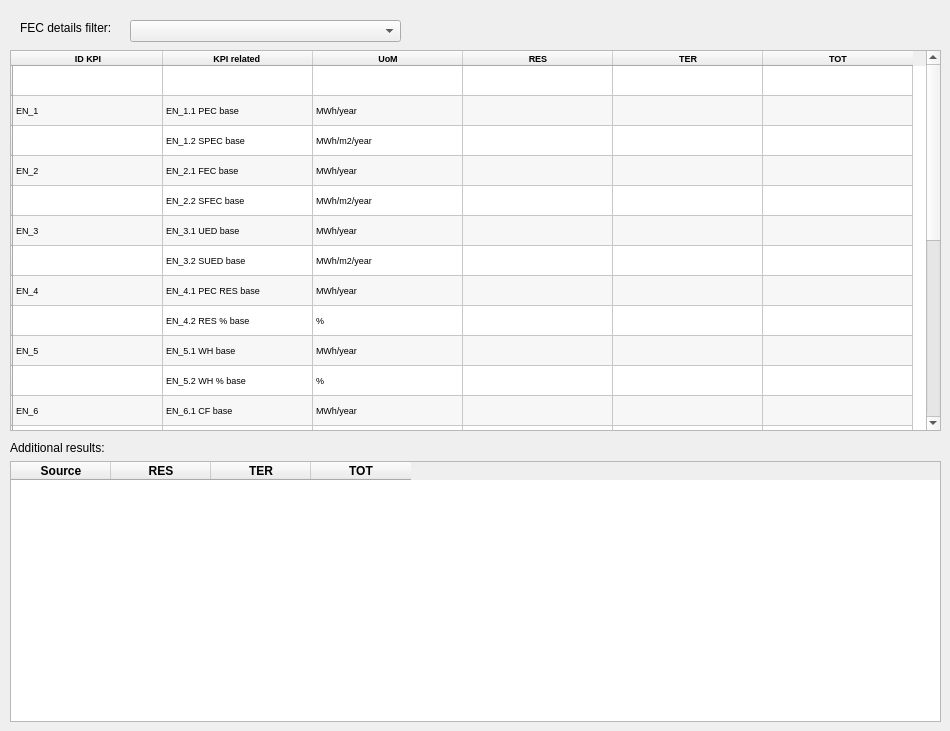
        <widget class="QWidget" name="tab_7">
         <attribute name="title">
          <string>Energy</string>
         </attribute>
         <widget class="QTableWidget" name="tableEnStep3">
          <property name="geometry">
           <rect>
            <x>10</x>
            <y>50</y>
            <width>931</width>
            <height>381</height>
           </rect>
          </property>
          <property name="lineWidth">
           <number>3</number>
          </property>
          <property name="midLineWidth">
           <number>1</number>
          </property>
          <property name="alternatingRowColors">
           <bool>true</bool>
          </property>
          <property name="selectionMode">
           <enum>QAbstractItemView::MultiSelection</enum>
          </property>
          <property name="selectionBehavior">
           <enum>QAbstractItemView::SelectRows</enum>
          </property>
          <property name="gridStyle">
           <enum>Qt::SolidLine</enum>
          </property>
          <attribute name="horizontalHeaderCascadingSectionResizes">
           <bool>true</bool>
          </attribute>
          <attribute name="horizontalHeaderDefaultSectionSize">
           <number>150</number>
          </attribute>
          <row>
           <property name="text">
            <string/>
           </property>
          </row>
          <row>
           <property name="text">
            <string/>
           </property>
           <property name="font">
            <font>
             <pointsize>9</pointsize>
            </font>
           </property>
          </row>
          <row>
           <property name="text">
            <string/>
           </property>
          </row>
          <row>
           <property name="text">
            <string/>
           </property>
          </row>
          <row>
           <property name="text">
            <string/>
           </property>
          </row>
          <row>
           <property name="text">
            <string/>
           </property>
          </row>
          <row>
           <property name="text">
            <string/>
           </property>
          </row>
          <row>
           <property name="text">
            <string/>
           </property>
          </row>
          <row>
           <property name="text">
            <string/>
           </property>
          </row>
          <row>
           <property name="text">
            <string/>
           </property>
          </row>
          <row>
           <property name="text">
            <string/>
           </property>
          </row>
          <row>
           <property name="text">
            <string/>
           </property>
          </row>
          <row>
           <property name="text">
            <string/>
           </property>
          </row>
          <row>
           <property name="text">
            <string/>
           </property>
          </row>
          <row>
           <property name="text">
            <string/>
           </property>
          </row>
          <row>
           <property name="text">
            <string/>
           </property>
          </row>
          <row>
           <property name="text">
            <string/>
           </property>
          </row>
          <row>
           <property name="text">
            <string/>
           </property>
          </row>
          <row>
           <property name="text">
            <string/>
           </property>
          </row>
          <row>
           <property name="text">
            <string/>
           </property>
          </row>
          <row>
           <property name="text">
            <string/>
           </property>
          </row>
          <row>
           <property name="text">
            <string/>
           </property>
          </row>
          <row>
           <property name="text">
            <string/>
           </property>
          </row>
          <row>
           <property name="text">
            <string/>
           </property>
          </row>
          <column>
           <property name="text">
            <string>ID KPI</string>
           </property>
           <property name="font">
            <font>
             <pointsize>7</pointsize>
             <weight>75</weight>
             <bold>true</bold>
            </font>
           </property>
          </column>
          <column>
           <property name="text">
            <string>KPI related </string>
           </property>
           <property name="font">
            <font>
             <pointsize>7</pointsize>
             <weight>75</weight>
             <bold>true</bold>
            </font>
           </property>
          </column>
          <column>
           <property name="text">
            <string>UoM</string>
           </property>
           <property name="font">
            <font>
             <pointsize>7</pointsize>
             <weight>75</weight>
             <bold>true</bold>
            </font>
           </property>
          </column>
          <column>
           <property name="text">
            <string>RES</string>
           </property>
           <property name="font">
            <font>
             <pointsize>7</pointsize>
             <weight>75</weight>
             <bold>true</bold>
            </font>
           </property>
          </column>
          <column>
           <property name="text">
            <string>TER</string>
           </property>
           <property name="font">
            <font>
             <pointsize>7</pointsize>
             <weight>75</weight>
             <bold>true</bold>
            </font>
           </property>
          </column>
          <column>
           <property name="text">
            <string>TOT</string>
           </property>
           <property name="font">
            <font>
             <pointsize>7</pointsize>
             <weight>75</weight>
             <bold>true</bold>
            </font>
           </property>
          </column>
          <item row="1" column="0">
           <property name="text">
            <string>EN_1</string>
           </property>
           <property name="font">
            <font>
             <pointsize>7</pointsize>
            </font>
           </property>
          </item>
          <item row="1" column="1">
           <property name="text">
            <string>EN_1.1 PEC base</string>
           </property>
           <property name="font">
            <font>
             <pointsize>7</pointsize>
            </font>
           </property>
          </item>
          <item row="1" column="2">
           <property name="text">
            <string>MWh/year</string>
           </property>
           <property name="font">
            <font>
             <pointsize>7</pointsize>
            </font>
           </property>
          </item>
          <item row="2" column="0">
           <property name="text">
            <string/>
           </property>
           <property name="font">
            <font>
             <pointsize>7</pointsize>
            </font>
           </property>
          </item>
          <item row="2" column="1">
           <property name="text">
            <string>EN_1.2 SPEC base</string>
           </property>
           <property name="font">
            <font>
             <pointsize>7</pointsize>
            </font>
           </property>
          </item>
          <item row="2" column="2">
           <property name="text">
            <string>MWh/m2/year</string>
           </property>
           <property name="font">
            <font>
             <pointsize>7</pointsize>
            </font>
           </property>
          </item>
          <item row="3" column="0">
           <property name="text">
            <string>EN_2</string>
           </property>
           <property name="font">
            <font>
             <pointsize>7</pointsize>
            </font>
           </property>
          </item>
          <item row="3" column="1">
           <property name="text">
            <string>EN_2.1 FEC base</string>
           </property>
           <property name="font">
            <font>
             <pointsize>7</pointsize>
            </font>
           </property>
          </item>
          <item row="3" column="2">
           <property name="text">
            <string>MWh/year</string>
           </property>
           <property name="font">
            <font>
             <pointsize>7</pointsize>
            </font>
           </property>
          </item>
          <item row="4" column="0">
           <property name="text">
            <string/>
           </property>
           <property name="font">
            <font>
             <pointsize>7</pointsize>
            </font>
           </property>
          </item>
          <item row="4" column="1">
           <property name="text">
            <string>EN_2.2 SFEC base</string>
           </property>
           <property name="font">
            <font>
             <pointsize>7</pointsize>
            </font>
           </property>
          </item>
          <item row="4" column="2">
           <property name="text">
            <string>MWh/m2/year</string>
           </property>
           <property name="font">
            <font>
             <pointsize>7</pointsize>
            </font>
           </property>
          </item>
          <item row="5" column="0">
           <property name="text">
            <string>EN_3</string>
           </property>
           <property name="font">
            <font>
             <pointsize>7</pointsize>
            </font>
           </property>
          </item>
          <item row="5" column="1">
           <property name="text">
            <string>EN_3.1 UED base</string>
           </property>
           <property name="font">
            <font>
             <pointsize>7</pointsize>
            </font>
           </property>
          </item>
          <item row="5" column="2">
           <property name="text">
            <string>MWh/year</string>
           </property>
           <property name="font">
            <font>
             <pointsize>7</pointsize>
            </font>
           </property>
          </item>
          <item row="6" column="0">
           <property name="text">
            <string/>
           </property>
           <property name="font">
            <font>
             <pointsize>7</pointsize>
            </font>
           </property>
          </item>
          <item row="6" column="1">
           <property name="text">
            <string>EN_3.2 SUED base </string>
           </property>
           <property name="font">
            <font>
             <pointsize>7</pointsize>
            </font>
           </property>
          </item>
          <item row="6" column="2">
           <property name="text">
            <string>MWh/m2/year</string>
           </property>
           <property name="font">
            <font>
             <pointsize>7</pointsize>
            </font>
           </property>
          </item>
          <item row="7" column="0">
           <property name="text">
            <string>EN_4</string>
           </property>
           <property name="font">
            <font>
             <pointsize>7</pointsize>
            </font>
           </property>
          </item>
          <item row="7" column="1">
           <property name="text">
            <string>EN_4.1 PEC RES base</string>
           </property>
           <property name="font">
            <font>
             <pointsize>7</pointsize>
            </font>
           </property>
          </item>
          <item row="7" column="2">
           <property name="text">
            <string>MWh/year</string>
           </property>
           <property name="font">
            <font>
             <pointsize>7</pointsize>
            </font>
           </property>
          </item>
          <item row="8" column="0">
           <property name="text">
            <string/>
           </property>
           <property name="font">
            <font>
             <pointsize>7</pointsize>
            </font>
           </property>
          </item>
          <item row="8" column="1">
           <property name="text">
            <string>EN_4.2 RES % base</string>
           </property>
           <property name="font">
            <font>
             <pointsize>7</pointsize>
            </font>
           </property>
          </item>
          <item row="8" column="2">
           <property name="text">
            <string>%</string>
           </property>
           <property name="font">
            <font>
             <pointsize>7</pointsize>
            </font>
           </property>
          </item>
          <item row="9" column="0">
           <property name="text">
            <string>EN_5</string>
           </property>
           <property name="font">
            <font>
             <pointsize>7</pointsize>
            </font>
           </property>
          </item>
          <item row="9" column="1">
           <property name="text">
            <string>EN_5.1 WH base</string>
           </property>
           <property name="font">
            <font>
             <pointsize>7</pointsize>
            </font>
           </property>
          </item>
          <item row="9" column="2">
           <property name="text">
            <string>MWh/year</string>
           </property>
           <property name="font">
            <font>
             <pointsize>7</pointsize>
            </font>
           </property>
          </item>
          <item row="10" column="0">
           <property name="text">
            <string/>
           </property>
           <property name="font">
            <font>
             <pointsize>7</pointsize>
            </font>
           </property>
          </item>
          <item row="10" column="1">
           <property name="text">
            <string>EN_5.2 WH % base</string>
           </property>
           <property name="font">
            <font>
             <pointsize>7</pointsize>
            </font>
           </property>
          </item>
          <item row="10" column="2">
           <property name="text">
            <string>%</string>
           </property>
           <property name="font">
            <font>
             <pointsize>7</pointsize>
            </font>
           </property>
          </item>
          <item row="11" column="0">
           <property name="text">
            <string>EN_6</string>
           </property>
           <property name="font">
            <font>
             <pointsize>7</pointsize>
            </font>
           </property>
          </item>
          <item row="11" column="1">
           <property name="text">
            <string>EN_6.1 CF base</string>
           </property>
           <property name="font">
            <font>
             <pointsize>7</pointsize>
            </font>
           </property>
          </item>
          <item row="11" column="2">
           <property name="text">
            <string>MWh/year</string>
           </property>
           <property name="font">
            <font>
             <pointsize>7</pointsize>
            </font>
           </property>
          </item>
          <item row="12" column="0">
           <property name="text">
            <string/>
           </property>
           <property name="font">
            <font>
             <pointsize>7</pointsize>
            </font>
           </property>
          </item>
          <item row="12" column="1">
           <property name="text">
            <string>EN_6.2 CFs % base</string>
           </property>
           <property name="font">
            <font>
             <pointsize>7</pointsize>
            </font>
           </property>
          </item>
          <item row="12" column="2">
           <property name="text">
            <string>%</string>
           </property>
           <property name="font">
            <font>
             <pointsize>7</pointsize>
            </font>
           </property>
          </item>
          <item row="13" column="0">
           <property name="text">
            <string>EN_7</string>
           </property>
           <property name="font">
            <font>
             <pointsize>7</pointsize>
            </font>
           </property>
          </item>
          <item row="13" column="1">
           <property name="text">
            <string>EN_7.1 El base</string>
           </property>
           <property name="font">
            <font>
             <pointsize>7</pointsize>
            </font>
           </property>
          </item>
          <item row="13" column="2">
           <property name="text">
            <string>MWh/year</string>
           </property>
           <property name="font">
            <font>
             <pointsize>7</pointsize>
            </font>
           </property>
          </item>
          <item row="14" column="0">
           <property name="text">
            <string/>
           </property>
           <property name="font">
            <font>
             <pointsize>7</pointsize>
            </font>
           </property>
          </item>
          <item row="14" column="1">
           <property name="text">
            <string>EN_7.2EI % baseline</string>
           </property>
           <property name="font">
            <font>
             <pointsize>7</pointsize>
            </font>
           </property>
          </item>
          <item row="14" column="2">
           <property name="text">
            <string>%</string>
           </property>
           <property name="font">
            <font>
             <pointsize>7</pointsize>
            </font>
           </property>
          </item>
          <item row="15" column="0">
           <property name="text">
            <string>EN_9</string>
           </property>
           <property name="font">
            <font>
             <pointsize>7</pointsize>
            </font>
           </property>
          </item>
          <item row="15" column="1">
           <property name="text">
            <string>EN_9.1 Baseline share of cooling</string>
           </property>
           <property name="font">
            <font>
             <pointsize>7</pointsize>
            </font>
           </property>
          </item>
          <item row="15" column="2">
           <property name="text">
            <string>%</string>
           </property>
           <property name="font">
            <font>
             <pointsize>7</pointsize>
            </font>
           </property>
          </item>
          <item row="16" column="0">
           <property name="text">
            <string>EN_11</string>
           </property>
           <property name="font">
            <font>
             <pointsize>7</pointsize>
            </font>
           </property>
          </item>
          <item row="16" column="1">
           <property name="text">
            <string>EN_11.1 FEC solar thermal base</string>
           </property>
           <property name="font">
            <font>
             <pointsize>7</pointsize>
            </font>
           </property>
          </item>
          <item row="16" column="2">
           <property name="text">
            <string>MWh/year</string>
           </property>
           <property name="font">
            <font>
             <pointsize>7</pointsize>
            </font>
           </property>
          </item>
          <item row="17" column="0">
           <property name="text">
            <string/>
           </property>
           <property name="font">
            <font>
             <pointsize>7</pointsize>
            </font>
           </property>
          </item>
          <item row="17" column="1">
           <property name="text">
            <string>EN_11.2 solar thermal penetration base</string>
           </property>
           <property name="font">
            <font>
             <pointsize>7</pointsize>
            </font>
           </property>
          </item>
          <item row="17" column="2">
           <property name="text">
            <string>%</string>
           </property>
           <property name="font">
            <font>
             <pointsize>7</pointsize>
            </font>
           </property>
          </item>
          <item row="18" column="0">
           <property name="text">
            <string>EN_12</string>
           </property>
           <property name="font">
            <font>
             <pointsize>7</pointsize>
            </font>
           </property>
          </item>
          <item row="18" column="1">
           <property name="text">
            <string>EN_12.1 use of local sources base</string>
           </property>
           <property name="font">
            <font>
             <pointsize>7</pointsize>
            </font>
           </property>
          </item>
          <item row="18" column="2">
           <property name="text">
            <string>%</string>
           </property>
           <property name="font">
            <font>
             <pointsize>7</pointsize>
            </font>
           </property>
          </item>
          <item row="19" column="0">
           <property name="text">
            <string>EN_13</string>
           </property>
           <property name="font">
            <font>
             <pointsize>7</pointsize>
            </font>
           </property>
          </item>
          <item row="19" column="1">
           <property name="text">
            <string>EN_13.1 DHN thermal losses base</string>
           </property>
           <property name="font">
            <font>
             <pointsize>7</pointsize>
            </font>
           </property>
          </item>
          <item row="19" column="2">
           <property name="text">
            <string>MWh/year</string>
           </property>
           <property name="font">
            <font>
             <pointsize>7</pointsize>
            </font>
           </property>
          </item>
          <item row="20" column="0">
           <property name="text">
            <string/>
           </property>
           <property name="font">
            <font>
             <pointsize>7</pointsize>
            </font>
           </property>
          </item>
          <item row="20" column="1">
           <property name="text">
            <string>EN_13.1b DCN thermal losses base</string>
           </property>
           <property name="font">
            <font>
             <pointsize>7</pointsize>
            </font>
           </property>
          </item>
          <item row="20" column="2">
           <property name="text">
            <string>MWh/year</string>
           </property>
           <property name="font">
            <font>
             <pointsize>7</pointsize>
            </font>
           </property>
          </item>
          <item row="21" column="0">
           <property name="text">
            <string>EN_14</string>
           </property>
           <property name="font">
            <font>
             <pointsize>7</pointsize>
            </font>
           </property>
          </item>
          <item row="21" column="1">
           <property name="text">
            <string>EN_14.1 DHN linear heat density base</string>
           </property>
           <property name="font">
            <font>
             <pointsize>7</pointsize>
            </font>
           </property>
          </item>
          <item row="21" column="2">
           <property name="text">
            <string>MWh/m/year</string>
           </property>
           <property name="font">
            <font>
             <pointsize>7</pointsize>
            </font>
           </property>
          </item>
          <item row="22" column="0">
           <property name="text">
            <string/>
           </property>
           <property name="font">
            <font>
             <pointsize>7</pointsize>
            </font>
           </property>
          </item>
          <item row="22" column="1">
           <property name="text">
            <string>EN_14.1b DCN linear heat density base</string>
           </property>
           <property name="font">
            <font>
             <pointsize>7</pointsize>
            </font>
           </property>
          </item>
          <item row="22" column="2">
           <property name="text">
            <string>MWh/m/year</string>
           </property>
           <property name="font">
            <font>
             <pointsize>7</pointsize>
            </font>
           </property>
          </item>
          <item row="23" column="0">
           <property name="text">
            <string>EN_15</string>
           </property>
           <property name="font">
            <font>
             <pointsize>7</pointsize>
            </font>
           </property>
          </item>
          <item row="23" column="1">
           <property name="text">
            <string>EN_15.1 YEOHbase</string>
           </property>
           <property name="font">
            <font>
             <pointsize>7</pointsize>
            </font>
           </property>
          </item>
          <item row="23" column="2">
           <property name="text">
            <string>h/year</string>
           </property>
           <property name="font">
            <font>
             <pointsize>7</pointsize>
            </font>
           </property>
          </item>
         </widget>
         <widget class="QComboBox" name="fec_filter_combo_box">
          <property name="geometry">
           <rect>
            <x>130</x>
            <y>20</y>
            <width>271</width>
            <height>22</height>
           </rect>
          </property>
         </widget>
         <widget class="QLabel" name="label_9">
          <property name="geometry">
           <rect>
            <x>20</x>
            <y>20</y>
            <width>111</width>
            <height>16</height>
           </rect>
          </property>
          <property name="text">
           <string>FEC details filter:</string>
          </property>
         </widget>
         <widget class="QTableWidget" name="output_table">
          <property name="geometry">
           <rect>
            <x>10</x>
            <y>461</y>
            <width>931</width>
            <height>261</height>
           </rect>
          </property>
          <column>
           <property name="text">
            <string>Source</string>
           </property>
           <property name="font">
            <font>
             <weight>75</weight>
             <bold>true</bold>
            </font>
           </property>
          </column>
          <column>
           <property name="text">
            <string>RES</string>
           </property>
           <property name="font">
            <font>
             <weight>75</weight>
             <bold>true</bold>
            </font>
           </property>
          </column>
          <column>
           <property name="text">
            <string>TER</string>
           </property>
           <property name="font">
            <font>
             <weight>75</weight>
             <bold>true</bold>
            </font>
           </property>
          </column>
          <column>
           <property name="text">
            <string>TOT</string>
           </property>
           <property name="font">
            <font>
             <weight>75</weight>
             <bold>true</bold>
            </font>
           </property>
          </column>
         </widget>
         <widget class="QLabel" name="description_filter_label">
          <property name="geometry">
           <rect>
            <x>10</x>
            <y>440</y>
            <width>361</width>
            <height>16</height>
           </rect>
          </property>
          <property name="text">
           <string>Additional results:</string>
          </property>
         </widget>
        </widget>
